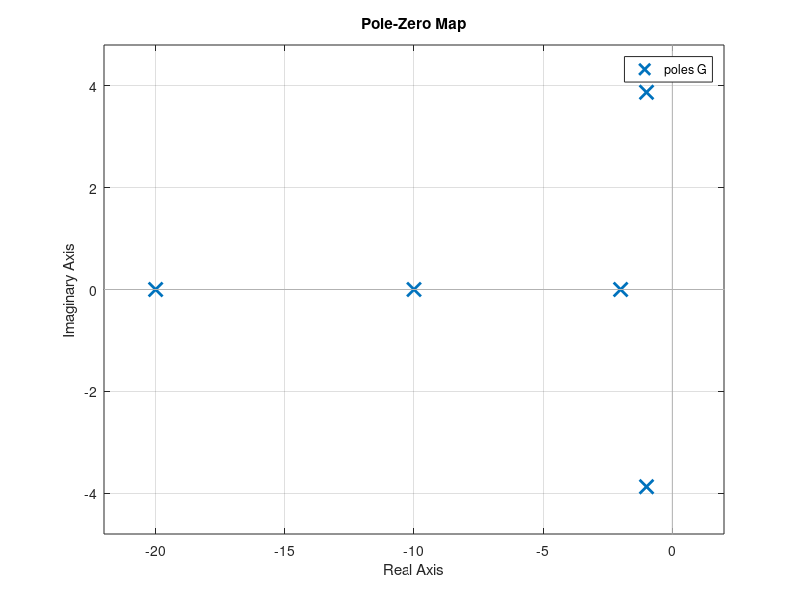
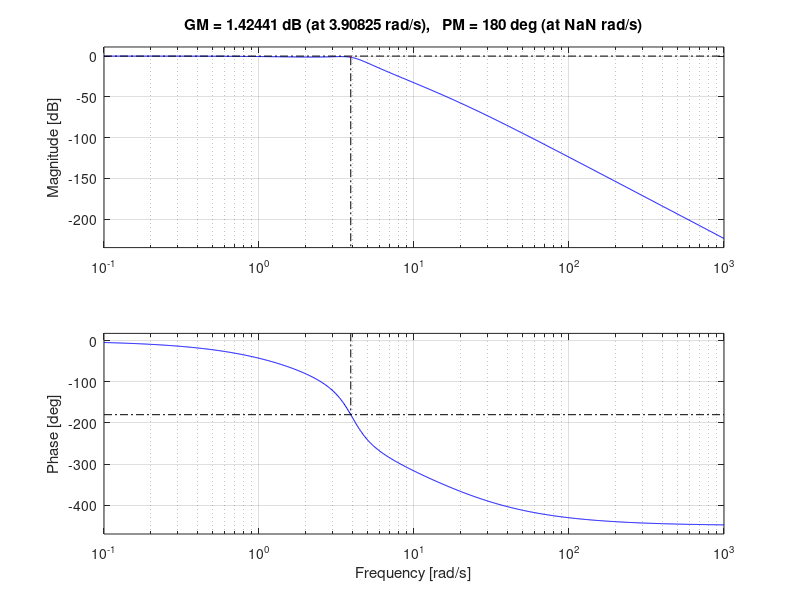
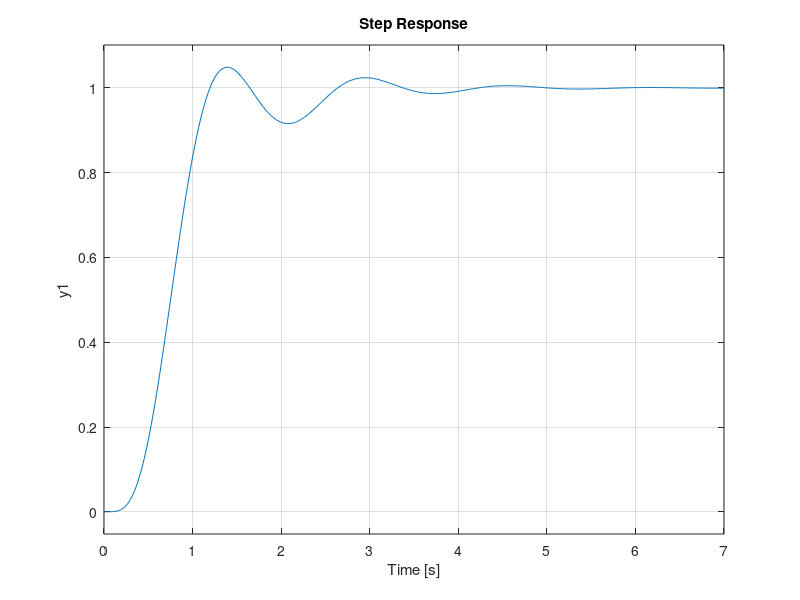
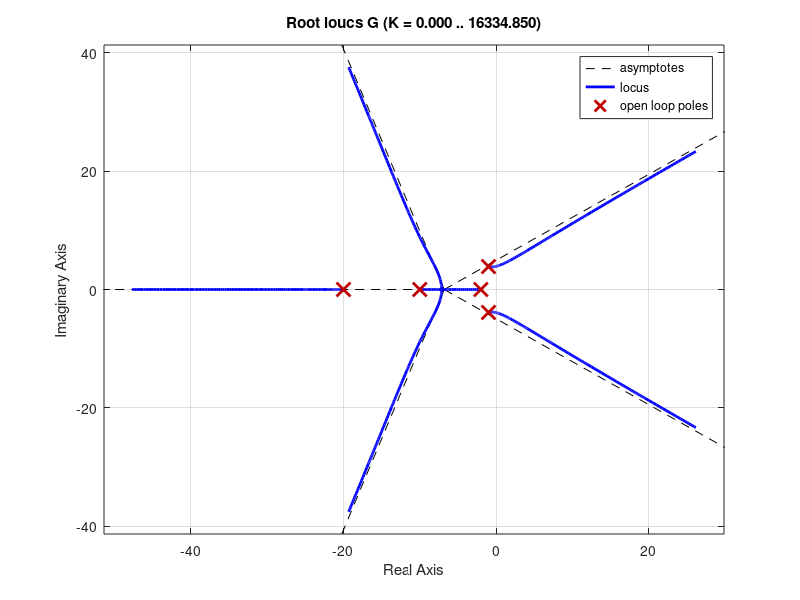

Here is the MATLAB script that generated these plots, in order: (Note: this script raises an error after producing the figures.)
clear; close all;
s=tf('s');
G=16/((1+0.5*s)*(1+0.1*s)*(1+0.05*s)*(s^2+2*s+16));
pzmap(G);
pole(G)
zero(G)
figure();
margin(G);
figure();
step(G);
figure();
rlocus(G);
big;